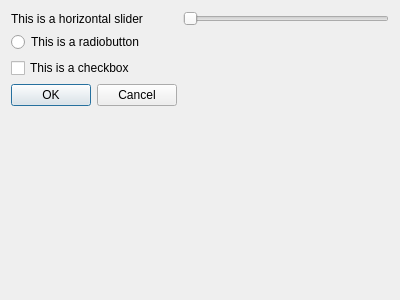
<?xml version="1.0" encoding="UTF-8"?>
<ui version="4.0">
 <class>ATraslationClassDialogBase</class>
 <widget class="QDialog" name="ATraslationClassDialogBase">
  <property name="geometry">
   <rect>
    <x>0</x>
    <y>0</y>
    <width>400</width>
    <height>300</height>
   </rect>
  </property>
  <property name="windowTitle">
   <string>A Basic Traslation Plugin : Good morning</string>
  </property>
  <layout class="QFormLayout" name="formLayout">
   <item row="3" column="0">
    <widget class="QRadioButton" name="radioButton">
     <property name="text">
      <string>This is a radiobutton</string>
     </property>
    </widget>
   </item>
   <item row="4" column="0">
    <widget class="QCheckBox" name="checkBox">
     <property name="text">
      <string>This is a checkbox</string>
     </property>
    </widget>
   </item>
   <item row="5" column="0">
    <widget class="QDialogButtonBox" name="button_box">
     <property name="orientation">
      <enum>Qt::Horizontal</enum>
     </property>
     <property name="standardButtons">
      <set>QDialogButtonBox::Cancel|QDialogButtonBox::Ok</set>
     </property>
    </widget>
   </item>
   <item row="1" column="0">
    <widget class="QLabel" name="labelHorizontalSlider">
     <property name="text">
      <string>This is a horizontal slider</string>
     </property>
    </widget>
   </item>
   <item row="1" column="1">
    <widget class="QSlider" name="horizontalSlider">
     <property name="orientation">
      <enum>Qt::Horizontal</enum>
     </property>
    </widget>
   </item>
  </layout>
 </widget>
 <resources/>
 <connections>
  <connection>
   <sender>button_box</sender>
   <signal>accepted()</signal>
   <receiver>ATraslationClassDialogBase</receiver>
   <slot>accept()</slot>
   <hints>
    <hint type="sourcelabel">
     <x>20</x>
     <y>20</y>
    </hint>
    <hint type="destinationlabel">
     <x>20</x>
     <y>20</y>
    </hint>
   </hints>
  </connection>
  <connection>
   <sender>button_box</sender>
   <signal>rejected()</signal>
   <receiver>ATraslationClassDialogBase</receiver>
   <slot>reject()</slot>
   <hints>
    <hint type="sourcelabel">
     <x>20</x>
     <y>20</y>
    </hint>
    <hint type="destinationlabel">
     <x>20</x>
     <y>20</y>
    </hint>
   </hints>
  </connection>
 </connections>
</ui>
